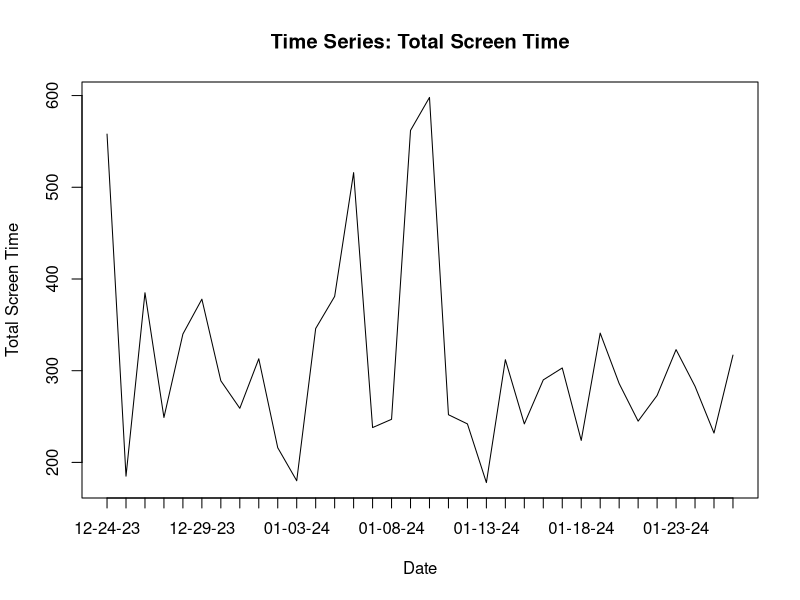
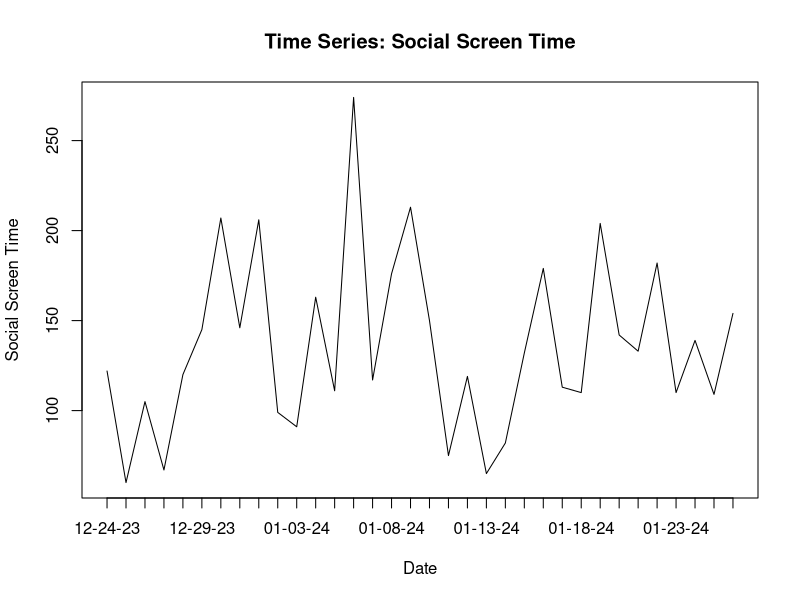
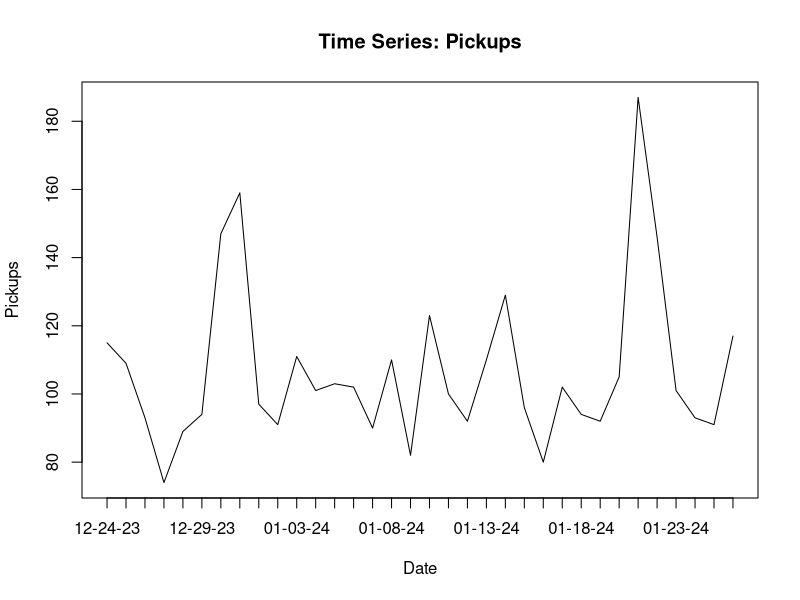
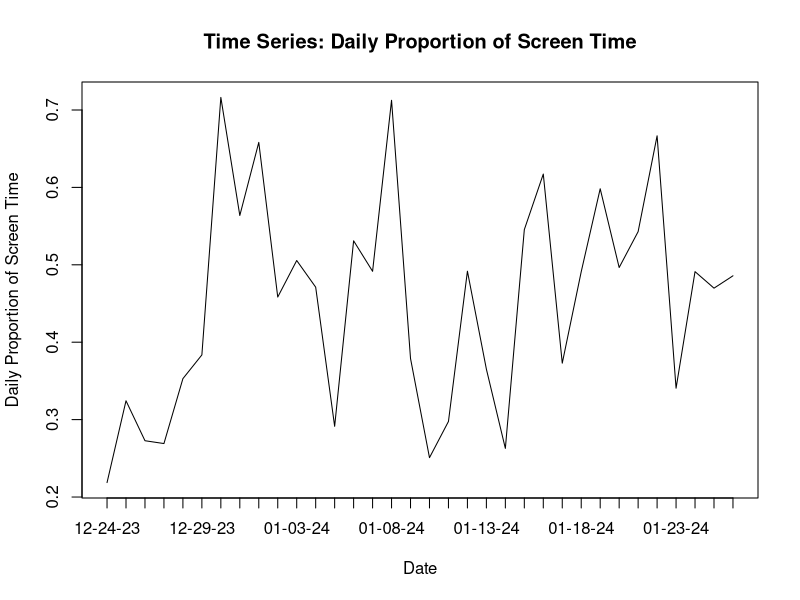
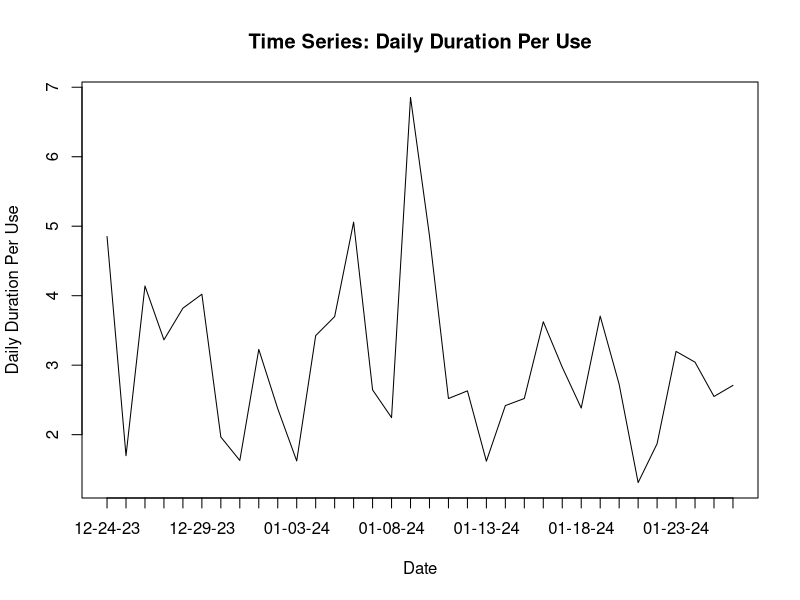
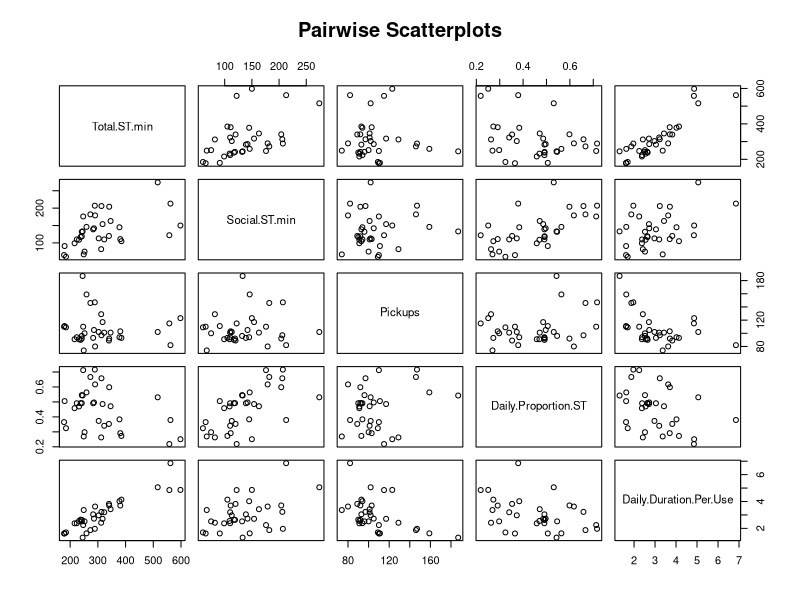
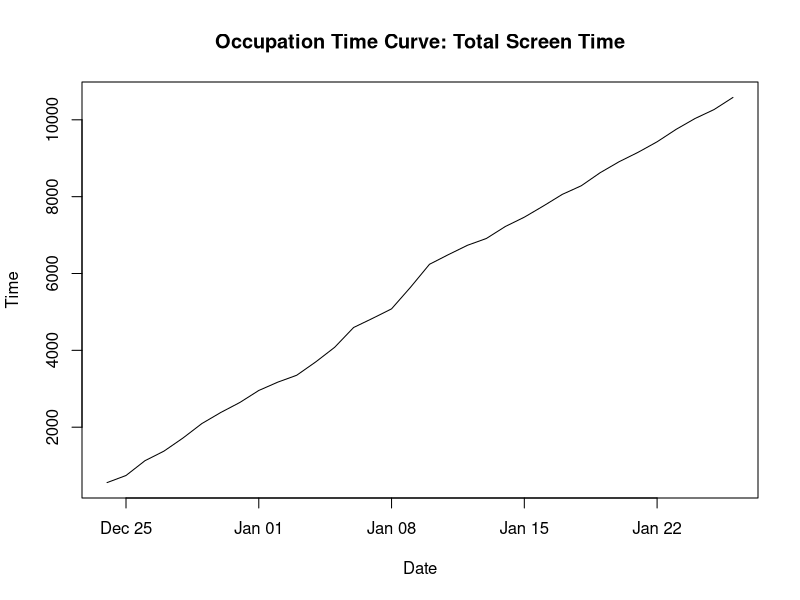
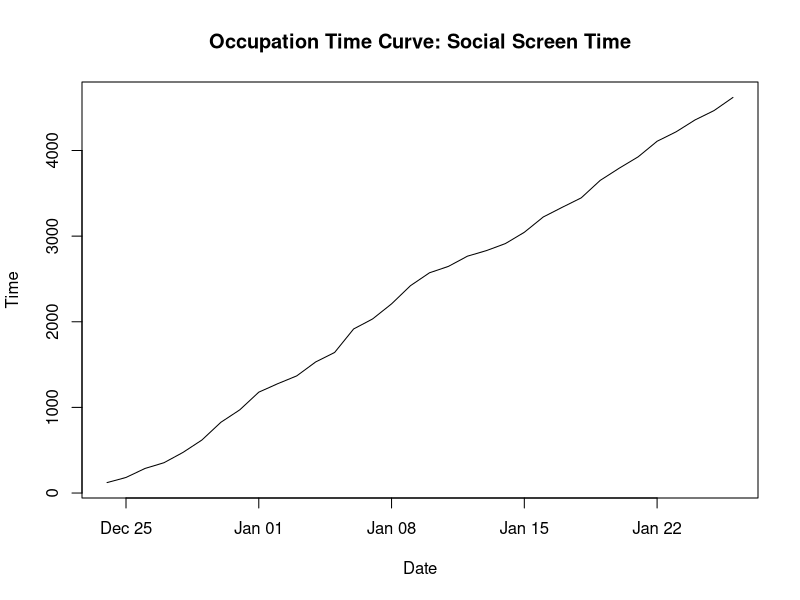

Reproduce these figures in R, in order.
## ---- chunk 1
install.packages("readxl")
install.packages("writexl")
install.packages("circular")

library(readxl)
library(circular)

screenData <- read_excel("BIOSTAT 620 Data (Through Jan 26).xlsx")

## ---- chunk 2
# Display New Variables
screenData$Daily.Proportion.ST
screenData$Daily.Duration.Per.Use
## ---- chunk 3
# Create time series plots

# Total.ST.min
screenData$Date <- as.Date(screenData$Date, format="%m-%d-%y")
tsTotalSt <- ts(screenData$Total.ST.min, start = min(screenData$Date), frequency = 1)

plot(tsTotalSt, main = "Time Series: Total Screen Time", xlab = "Date", ylab = "Total Screen Time", xaxt = "n")
# xaxt = "n" and the following line are to reformat x axis and make sure dates appear properly
axis(1, at = time(tsTotalSt), labels = format(screenData$Date, "%m-%d-%y"))

# Social.ST.min
tsSocialSt <- ts(screenData$Social.ST.min, start = min(screenData$Date), frequency = 1)

plot(tsSocialSt, main = "Time Series: Social Screen Time", xlab = "Date", ylab = "Social Screen Time", xaxt = "n")
axis(1, at = time(tsSocialSt), labels = format(screenData$Date, "%m-%d-%y"))

# Pickups
tsPickups <- ts(screenData$Pickups, start = min(screenData$Date), frequency = 1)

plot(tsPickups, main = "Time Series: Pickups", xlab = "Date", ylab = "Pickups", xaxt = "n")
axis(1, at = time(tsPickups), labels = format(screenData$Date, "%m-%d-%y"))

# Daily.Proportion.ST
tsDailyProportionSt <- ts(screenData$Daily.Proportion.ST, start = min(screenData$Date), frequency = 1)

plot(tsDailyProportionSt, main = "Time Series: Daily Proportion of Screen Time", xlab = "Date", ylab = "Daily Proportion of Screen Time", xaxt = "n")
axis(1, at = time(tsDailyProportionSt), labels = format(screenData$Date, "%m-%d-%y"))

# Daily.Duration.Per.Use
tsDailyDurationPerUse <- ts(screenData$Daily.Duration.Per.Use, start = min(screenData$Date), frequency = 1)

plot(tsDailyDurationPerUse, main = "Time Series: Daily Duration Per Use", xlab = "Date", ylab = "Daily Duration Per Use", xaxt = "n")
axis(1, at = time(tsDailyDurationPerUse), labels = format(screenData$Date, "%m-%d-%y"))

## ---- chunk 4
# Pairwise Scatter plots
pairs(screenData[c("Total.ST.min", "Social.ST.min", "Pickups", "Daily.Proportion.ST", "Daily.Duration.Per.Use")],
      main = "Pairwise Scatterplots")
## ---- chunk 5
# Occupational Time Curves

# Total.ST.Min
occupation_time <- cumsum(tsTotalSt)
plot(screenData$Date, occupation_time, type = "l",
     xlab = "Date", ylab = "Time",
     main = "Occupation Time Curve: Total Screen Time")

# Social.ST.Min
occupation_time <- cumsum(tsSocialSt)
plot(screenData$Date, occupation_time, type = "l",
     xlab = "Date", ylab = "Time",
     main = "Occupation Time Curve: Social Screen Time")

# Pickups
occupation_time <- cumsum(tsPickups)
plot(screenData$Date, occupation_time, type = "l",
     xlab = "Date", ylab = "Time",
     main = "Occupation Time Curve: Pickups")

# Daily.Proportion.ST
occupation_time <- cumsum(tsDailyProportionSt)
plot(screenData$Date, occupation_time, type = "l",
     xlab = "Date", ylab = "Time",
     main = "Occupation Time Curve: Daily Proportion Screen Time")

# Daily.Duration.Per.Use
occupation_time <- cumsum(tsDailyDurationPerUse)
plot(screenData$Date, occupation_time, type = "l",
     xlab = "Date", ylab = "Time",
     main = "Occupation Time Curve: Daily Duration Per Use")
## ---- chunk 6
acf(tsTotalSt, plot = FALSE)
acf(tsSocialSt, plot = FALSE)
acf(tsPickups, plot = FALSE)
acf(tsDailyProportionSt, plot = FALSE)
acf(tsDailyDurationPerUse, plot = FALSE)
## ---- chunk 7
# 3a
circularPickups <- circular::circular(as.numeric(screenData$Pickups.1st) * 360 / 86400, type = "angles", units = "degrees")

# 3b
plot.circular(circularPickups, main = "Circular Scatterplot for Pickup Time", rotation = "clock", zero = pi / 2)

## ---- chunk 8
rose.diag(circularPickups, bins = 24, main = "Circular Histogram", rotation = "clock", zero = pi / 2)
## ---- chunk 9
model <- glm(screenData$Pickups ~ offset(log(screenData$Total.ST.min / 60)), family = poisson)
summary(model)
## ---- chunk 10
# Dummy variables
screenData$Xt <- ifelse(weekdays(screenData$Date) %in% c('Monday', 'Tuesday', 'Wednesday', 'Thursday', 'Friday'), 1, 0)
screenData$Zt <- ifelse(screenData$Date >= as.Date("2024-01-10"), 1, 0)

# Log-Linear Model
lnModel <- glm(screenData$Pickups ~ offset(log(screenData$Total.ST.min / 60)) + screenData$Xt + screenData$Zt, family = poisson)
summary(lnModel)
## ---- chunk 11
mle <- circular::mle.vonmises(circularPickups)

# value of mu
print(mle$mu)

# value of lambda, called kappa in this function according to rdocumentation.org
print(mle$kappa)
## ---- chunk 12
# Calculate probability that first pick up is after 8:30 AM
# 8.5 * 360 / 86400 converts time to degrees
print(1 - circular::pvonmises(circular::circular(8.5 * 2 * pi / 24), mu = mle$mu, kappa = mle$kappa))
